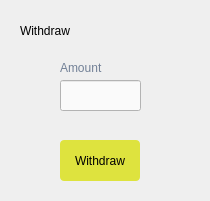
<?xml version="1.0" encoding="UTF-8"?>
<ui version="4.0">
 <class>Withdraw</class>
 <widget class="QDialog" name="Withdraw">
  <property name="geometry">
   <rect>
    <x>0</x>
    <y>0</y>
    <width>210</width>
    <height>201</height>
   </rect>
  </property>
  <property name="windowTitle">
   <string>Withdraw</string>
  </property>
  <property name="styleSheet">
   <string notr="true"/>
  </property>
  <widget class="QLabel" name="label">
   <property name="geometry">
    <rect>
     <x>20</x>
     <y>10</y>
     <width>121</width>
     <height>41</height>
    </rect>
   </property>
   <property name="styleSheet">
    <string notr="true">
font: 600 19pt &quot;Segoe UI&quot;;</string>
   </property>
   <property name="text">
    <string>Withdraw</string>
   </property>
  </widget>
  <widget class="QLabel" name="label_2">
   <property name="geometry">
    <rect>
     <x>60</x>
     <y>60</y>
     <width>51</width>
     <height>16</height>
    </rect>
   </property>
   <property name="styleSheet">
    <string notr="true">color: #718096;
font: 400 10pt &quot;Segoe UI&quot;;</string>
   </property>
   <property name="text">
    <string>Amount</string>
   </property>
  </widget>
  <widget class="QLineEdit" name="lineEdit">
   <property name="geometry">
    <rect>
     <x>60</x>
     <y>80</y>
     <width>81</width>
     <height>31</height>
    </rect>
   </property>
   <property name="styleSheet">
    <string notr="true">border-color: rgb(0, 0, 0);

background-color: #FAFAFA;</string>
   </property>
  </widget>
  <widget class="QPushButton" name="pushButton">
   <property name="geometry">
    <rect>
     <x>60</x>
     <y>140</y>
     <width>80</width>
     <height>41</height>
    </rect>
   </property>
   <property name="cursor">
    <cursorShape>PointingHandCursor</cursorShape>
   </property>
   <property name="styleSheet">
    <string notr="true">border-radius: 4px;
color: black;
background-color: #DEE33E;
font: 12pt &quot;Segoe UI&quot;;</string>
   </property>
   <property name="text">
    <string>Withdraw</string>
   </property>
  </widget>
 </widget>
 <resources/>
 <connections/>
</ui>
